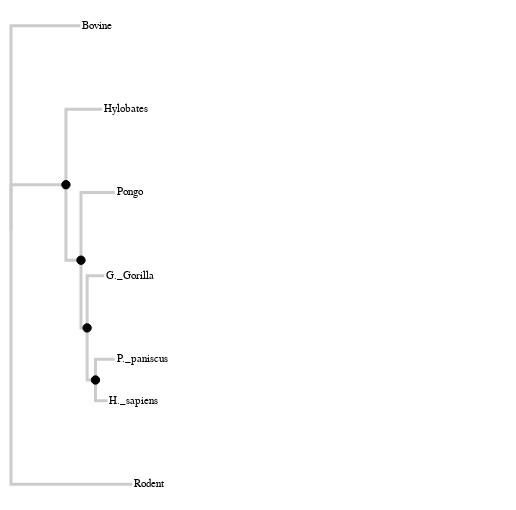

This figure's notebook cell:
### Code cell
display({'application/vnd.vega.v4+json': s}, raw=True)

### Figure 1 — Vega specification as saved in the notebook (floating-point values rounded to 4 significant figures)
{"data": [{"name": "tree", "transform": [{"key": "id", "parentKey": "parent", "type": "stratify"}, {"as": ["y0", "x0", "depth0", "children0"], "method": "cluster", "size": [{"signal": "height"}, {"signal": "width - 100"}], "type": "tree"}, {"as": ["y", "x", "depth", "children"], "method": "cluster", "size": [{"signal": "height"}, {"signal": "width - 100"}], "type": "tree"}, {"as": "x", "expr": "datum.distance * 100", "type": "formula"}, {"as": "y", "expr": "datum.y0 * (100 / 100)", "type": "formula"}], "values": [{"children": 3, "children0": 3, "depth": 0, "depth0": 0, "distance": 0, "id": "0", "label": "0", "length": 0, "parent": null, "type": "root", "uid": "C12Clc99h8", "x": 0, "x0": 0, "y": 226.6, "y0": 226.6}, {"children": 0, "children0": 0, "depth": 1, "depth0": 1, "distance": 0.6939, "id": "Bovine", "label": "Bovine", "length": 0.6939, "parent": "0", "type": "leaf", "uid": "HOoMQnD5Z1", "x": 69.39, "x0": 400, "y": 20.83, "y0": 20.83}, {"children": 2, "children0": 2, "depth": 1, "depth0": 1, "distance": 0.5494, "id": "1", "label": "1", "length": 0.5494, "parent": "0", "type": "node", "uid": "JV2t2z7BRG", "x": 54.94, "x0": 80.0, "y": 179.7, "y0": 179.7}, {"children": 0, "children0": 0, "depth": 2, "depth0": 2, "distance": 0.9102, "id": "Hylobates", "label": "Hylobates", "length": 0.3608, "parent": "1", "type": "leaf", "uid": "cMgC5kwKfH", "x": 91.02, "x0": 400, "y": 104.2, "y0": 104.2}, {"children": 2, "children0": 2, "depth": 2, "depth0": 2, "distance": 0.7, "id": "2", "label": "2", "length": 0.1506, "parent": "1", "type": "node", "uid": "mO14GMo2IL", "x": 70.0, "x0": 160, "y": 255.2, "y0": 255.2}, {"children": 0, "children0": 0, "depth": 3, "depth0": 3, "distance": 1.036, "id": "Pongo", "label": "Pongo", "length": 0.3364, "parent": "2", "type": "leaf", "uid": "yjSf1q2tT6", "x": 103.6, "x0": 400, "y": 187.5, "y0": 187.5}, {"children": 2, "children0": 2, "depth": 3, "depth0": 3, "distance": 0.7612, "id": "3", "label": "3", "length": 0.06124, "parent": "2", "type": "node", "uid": "BRSCYP6wZU", "x": 76.12, "x0": 240, "y": 322.9, "y0": 322.9}, {"children": 0, "children0": 0, "depth": 4, "depth0": 4, "distance": 0.9327, "id": "G._Gorilla", "label": "G._Gorilla", "length": 0.1715, "parent": "3", "type": "leaf", "uid": "4w5g6aqlLF", "x": 93.27, "x0": 400, "y": 270.8, "y0": 270.8}, {"children": 2, "children0": 2, "depth": 4, "depth0": 4, "distance": 0.8451, "id": "4", "label": "4", "length": 0.08386, "parent": "3", "type": "node", "uid": "Z0Fjz8D1zs", "x": 84.51, "x0": 320, "y": 375, "y0": 375}, {"children": 0, "children0": 0, "depth": 5, "depth0": 5, "distance": 1.038, "id": "P._paniscus", "label": "P._paniscus", "length": 0.1927, "parent": "4", "type": "leaf", "uid": "8aaAa5TiXl", "x": 103.8, "x0": 400, "y": 354.2, "y0": 354.2}, {"children": 0, "children0": 0, "depth": 5, "depth0": 5, "distance": 0.9643, "id": "H._sapiens", "label": "H._sapiens", "length": 0.1193, "parent": "4", "type": "leaf", "uid": "1UgjzgSzc4", "x": 96.43, "x0": 400, "y": 395.8, "y0": 395.8}, {"children": 0, "children0": 0, "depth": 1, "depth0": 1, "distance": 1.215, "id": "Rodent", "label": "Rodent", "length": 1.215, "parent": "0", "type": "leaf", "uid": "zsxPHh0623", "x": 121.5, "x0": 400, "y": 479.2, "y0": 479.2}]}, {"name": "links", "source": "tree", "transform": [{"key": "id", "type": "treelinks"}, {"orient": "horizontal", "shape": "orthogonal", "type": "linkpath"}]}, {"name": "nodes", "source": "tree", "transform": [{"expr": "datum.type == 'node'", "type": "filter"}]}, {"name": "leaves", "source": "tree", "transform": [{"expr": "datum.type == 'leaf'", "type": "filter"}]}], "height": 500, "marks": [{"encode": {"update": {"path": {"field": "path"}, "stroke": {"value": "#ccc"}, "strokeWidth": {"value": 3}}}, "from": {"data": "links"}, "type": "path"}, {"encode": {"enter": {"size": {"value": 70}, "stroke": {"value": "#000"}}, "update": {"fill": {"value": "#000"}, "x": {"field": "x"}, "y": {"field": "y"}}}, "from": {"data": "nodes"}, "type": "symbol"}, {"encode": {"enter": {"size": {"value": 0}, "stroke": {"value": "#000"}}, "update": {"fill": {"value": "#000"}, "x": {"field": "x"}, "y": {"field": "y"}}}, "from": {"data": "leaves"}, "type": "symbol"}, {"encode": {"enter": {"fill": {"value": "#000"}, "text": {"field": "id"}}, "update": {"dx": {"value": 2}, "dy": {"value": 3}, "x": {"field": "x"}, "y": {"field": "y"}}}, "from": {"data": "leaves"}, "type": "text"}, {"encode": {"enter": {"fill": {"value": "#000"}, "text": {"field": "id"}}, "update": {"dx": {"value": -3}, "dy": {"value": 4}, "x": {"field": "x"}, "y": {"field": "y"}}}, "from": {"data": "nodes"}, "type": "text"}], "padding": 5, "signals": [], "width": 500}
